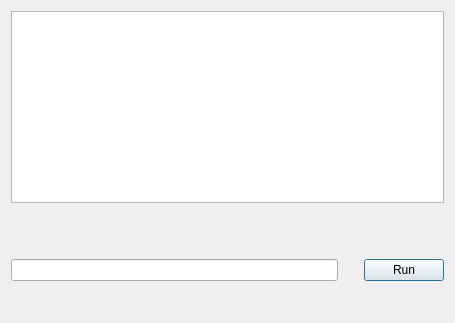
<?xml version="1.0" encoding="UTF-8"?>
<ui version="4.0">
 <class>Console</class>
 <widget class="QDialog" name="Dialog">
  <property name="geometry">
   <rect>
    <x>0</x>
    <y>0</y>
    <width>455</width>
    <height>323</height>
   </rect>
  </property>
  <property name="windowTitle">
   <string>Console</string>
  </property>
  <layout class="QFormLayout" name="formLayout">
   <item row="0" column="0" colspan="2">
    <layout class="QVBoxLayout" name="verticalLayout">
     <item>
      <widget class="QTextBrowser" name="output"/>
     </item>
     <item>
      <spacer name="horizontalSpacer">
       <property name="orientation">
        <enum>Qt::Horizontal</enum>
       </property>
       <property name="sizeHint" stdset="0">
        <size>
         <width>40</width>
         <height>20</height>
        </size>
       </property>
      </spacer>
     </item>
     <item>
      <layout class="QHBoxLayout" name="horizontalLayout">
       <item>
        <widget class="QLineEdit" name="query"/>
       </item>
       <item>
        <spacer name="verticalSpacer">
         <property name="orientation">
          <enum>Qt::Vertical</enum>
         </property>
         <property name="sizeHint" stdset="0">
          <size>
           <width>20</width>
           <height>40</height>
          </size>
         </property>
        </spacer>
       </item>
       <item>
        <widget class="QPushButton" name="run">
         <property name="text">
          <string>Run</string>
         </property>
        </widget>
       </item>
      </layout>
     </item>
    </layout>
   </item>
  </layout>
 </widget>
 <resources/>
 <connections/>
</ui>
